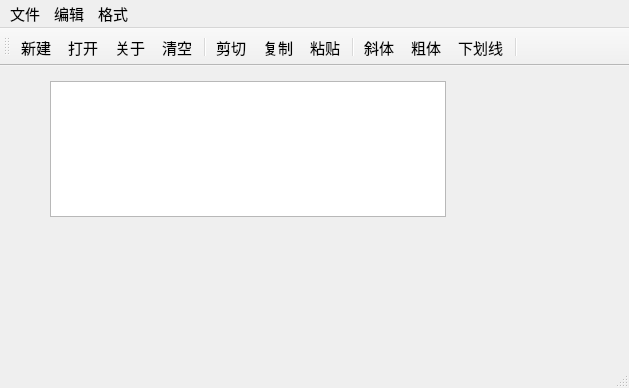
<?xml version="1.0" encoding="UTF-8"?>
<ui version="4.0">
 <class>QWMainWind</class>
 <widget class="QMainWindow" name="QWMainWind">
  <property name="geometry">
   <rect>
    <x>0</x>
    <y>0</y>
    <width>629</width>
    <height>388</height>
   </rect>
  </property>
  <property name="font">
   <font>
    <pointsize>11</pointsize>
   </font>
  </property>
  <property name="windowTitle">
   <string>QWMainWind</string>
  </property>
  <widget class="QWidget" name="centralWidget">
   <widget class="QTextEdit" name="txtEdit">
    <property name="geometry">
     <rect>
      <x>50</x>
      <y>15</y>
      <width>396</width>
      <height>136</height>
     </rect>
    </property>
    <property name="font">
     <font>
      <pointsize>16</pointsize>
     </font>
    </property>
   </widget>
  </widget>
  <widget class="QMenuBar" name="menuBar">
   <property name="geometry">
    <rect>
     <x>0</x>
     <y>0</y>
     <width>629</width>
     <height>29</height>
    </rect>
   </property>
   <widget class="QMenu" name="menu">
    <property name="title">
     <string>文件</string>
    </property>
    <addaction name="actNew"/>
    <addaction name="actOpen"/>
    <addaction name="separator"/>
    <addaction name="actClose"/>
   </widget>
   <widget class="QMenu" name="menu_2">
    <property name="title">
     <string>编辑</string>
    </property>
    <addaction name="actCut"/>
    <addaction name="actCopy"/>
    <addaction name="actPaste"/>
    <addaction name="separator"/>
    <addaction name="actClear"/>
   </widget>
   <widget class="QMenu" name="menu_3">
    <property name="title">
     <string>格式</string>
    </property>
    <addaction name="actFontBold"/>
    <addaction name="actFontItalic"/>
    <addaction name="actFontUnder"/>
    <addaction name="separator"/>
    <addaction name="actToolbarLab"/>
   </widget>
   <addaction name="menu"/>
   <addaction name="menu_2"/>
   <addaction name="menu_3"/>
  </widget>
  <widget class="QToolBar" name="mainToolBar">
   <property name="toolButtonStyle">
    <enum>Qt::ToolButtonStyle::ToolButtonTextUnderIcon</enum>
   </property>
   <attribute name="toolBarArea">
    <enum>TopToolBarArea</enum>
   </attribute>
   <attribute name="toolBarBreak">
    <bool>false</bool>
   </attribute>
   <addaction name="actNew"/>
   <addaction name="actOpen"/>
   <addaction name="actionAbout"/>
   <addaction name="actClear"/>
   <addaction name="separator"/>
   <addaction name="actCut"/>
   <addaction name="actCopy"/>
   <addaction name="actPaste"/>
   <addaction name="separator"/>
   <addaction name="actFontItalic"/>
   <addaction name="actFontBold"/>
   <addaction name="actFontUnder"/>
   <addaction name="separator"/>
  </widget>
  <widget class="QStatusBar" name="statusBar"/>
  <action name="actCut">
   <property name="icon">
    <iconset resource="res.qrc">
     <normaloff>:/images/images/cut.bmp</normaloff>:/images/images/cut.bmp</iconset>
   </property>
   <property name="text">
    <string>剪切</string>
   </property>
   <property name="toolTip">
    <string>剪切</string>
   </property>
   <property name="shortcut">
    <string>Ctrl+X</string>
   </property>
  </action>
  <action name="actCopy">
   <property name="icon">
    <iconset resource="res.qrc">
     <normaloff>:/images/images/120.bmp</normaloff>:/images/images/120.bmp</iconset>
   </property>
   <property name="text">
    <string>复制</string>
   </property>
   <property name="toolTip">
    <string>复制</string>
   </property>
   <property name="shortcut">
    <string>Ctrl+C</string>
   </property>
  </action>
  <action name="actPaste">
   <property name="icon">
    <iconset resource="res.qrc">
     <normaloff>:/images/images/paste.bmp</normaloff>:/images/images/paste.bmp</iconset>
   </property>
   <property name="text">
    <string>粘贴</string>
   </property>
   <property name="toolTip">
    <string>粘贴</string>
   </property>
   <property name="shortcut">
    <string>Ctrl+V</string>
   </property>
  </action>
  <action name="actFontBold">
   <property name="checkable">
    <bool>true</bool>
   </property>
   <property name="icon">
    <iconset resource="res.qrc">
     <normaloff>:/images/images/BLD.BMP</normaloff>:/images/images/BLD.BMP</iconset>
   </property>
   <property name="text">
    <string>粗体</string>
   </property>
   <property name="toolTip">
    <string>粗体</string>
   </property>
  </action>
  <action name="actFontItalic">
   <property name="checkable">
    <bool>true</bool>
   </property>
   <property name="icon">
    <iconset resource="res.qrc">
     <normaloff>:/images/images/ITL.BMP</normaloff>:/images/images/ITL.BMP</iconset>
   </property>
   <property name="text">
    <string>斜体</string>
   </property>
   <property name="toolTip">
    <string>斜体</string>
   </property>
  </action>
  <action name="actFontUnder">
   <property name="checkable">
    <bool>true</bool>
   </property>
   <property name="icon">
    <iconset resource="res.qrc">
     <normaloff>:/images/images/WORDUNDR.BMP</normaloff>:/images/images/WORDUNDR.BMP</iconset>
   </property>
   <property name="text">
    <string>下划线</string>
   </property>
   <property name="toolTip">
    <string>下划线</string>
   </property>
  </action>
  <action name="actClose">
   <property name="icon">
    <iconset resource="res.qrc">
     <normaloff>:/images/images/exit.bmp</normaloff>:/images/images/exit.bmp</iconset>
   </property>
   <property name="text">
    <string>退出</string>
   </property>
   <property name="toolTip">
    <string>退出</string>
   </property>
  </action>
  <action name="actOpen">
   <property name="icon">
    <iconset resource="res.qrc">
     <normaloff>:/images/images/open3.bmp</normaloff>:/images/images/open3.bmp</iconset>
   </property>
   <property name="text">
    <string>打开...</string>
   </property>
   <property name="toolTip">
    <string>打开文件</string>
   </property>
   <property name="shortcut">
    <string>Ctrl+O</string>
   </property>
  </action>
  <action name="actClear">
   <property name="icon">
    <iconset resource="res.qrc">
     <normaloff>:/images/images/103.bmp</normaloff>:/images/images/103.bmp</iconset>
   </property>
   <property name="text">
    <string>清空</string>
   </property>
   <property name="toolTip">
    <string>清空内容</string>
   </property>
  </action>
  <action name="actFont">
   <property name="icon">
    <iconset resource="res.qrc">
     <normaloff>:/images/images/20.ico</normaloff>:/images/images/20.ico</iconset>
   </property>
   <property name="text">
    <string>字体...</string>
   </property>
   <property name="toolTip">
    <string>字体设置</string>
   </property>
  </action>
  <action name="actNew">
   <property name="icon">
    <iconset resource="res.qrc">
     <normaloff>:/images/images/new2.bmp</normaloff>:/images/images/new2.bmp</iconset>
   </property>
   <property name="text">
    <string>新建</string>
   </property>
   <property name="shortcut">
    <string>Ctrl+N</string>
   </property>
  </action>
  <action name="actToolbarLab">
   <property name="checkable">
    <bool>true</bool>
   </property>
   <property name="checked">
    <bool>true</bool>
   </property>
   <property name="text">
    <string>显示工具栏文字标签</string>
   </property>
   <property name="menuRole">
    <enum>QAction::MenuRole::TextHeuristicRole</enum>
   </property>
  </action>
  <action name="actionAbout">
   <property name="icon">
    <iconset resource="res.qrc">
     <normaloff>:/images/images/BLD.BMP</normaloff>:/images/images/BLD.BMP</iconset>
   </property>
   <property name="text">
    <string>关于</string>
   </property>
   <property name="menuRole">
    <enum>QAction::MenuRole::NoRole</enum>
   </property>
  </action>
 </widget>
 <layoutdefault spacing="6" margin="11"/>
 <resources>
  <include location="res.qrc"/>
 </resources>
 <connections>
  <connection>
   <sender>actClose</sender>
   <signal>triggered()</signal>
   <receiver>QWMainWind</receiver>
   <slot>close()</slot>
   <hints>
    <hint type="sourcelabel">
     <x>-1</x>
     <y>-1</y>
    </hint>
    <hint type="destinationlabel">
     <x>422</x>
     <y>254</y>
    </hint>
   </hints>
  </connection>
  <connection>
   <sender>actClear</sender>
   <signal>triggered()</signal>
   <receiver>txtEdit</receiver>
   <slot>clear()</slot>
   <hints>
    <hint type="sourcelabel">
     <x>-1</x>
     <y>-1</y>
    </hint>
    <hint type="destinationlabel">
     <x>260</x>
     <y>256</y>
    </hint>
   </hints>
  </connection>
  <connection>
   <sender>actCut</sender>
   <signal>triggered()</signal>
   <receiver>txtEdit</receiver>
   <slot>cut()</slot>
   <hints>
    <hint type="sourcelabel">
     <x>-1</x>
     <y>-1</y>
    </hint>
    <hint type="destinationlabel">
     <x>260</x>
     <y>256</y>
    </hint>
   </hints>
  </connection>
  <connection>
   <sender>actCopy</sender>
   <signal>triggered()</signal>
   <receiver>txtEdit</receiver>
   <slot>copy()</slot>
   <hints>
    <hint type="sourcelabel">
     <x>-1</x>
     <y>-1</y>
    </hint>
    <hint type="destinationlabel">
     <x>260</x>
     <y>256</y>
    </hint>
   </hints>
  </connection>
  <connection>
   <sender>actPaste</sender>
   <signal>triggered()</signal>
   <receiver>txtEdit</receiver>
   <slot>paste()</slot>
   <hints>
    <hint type="sourcelabel">
     <x>-1</x>
     <y>-1</y>
    </hint>
    <hint type="destinationlabel">
     <x>260</x>
     <y>256</y>
    </hint>
   </hints>
  </connection>
 </connections>
</ui>
